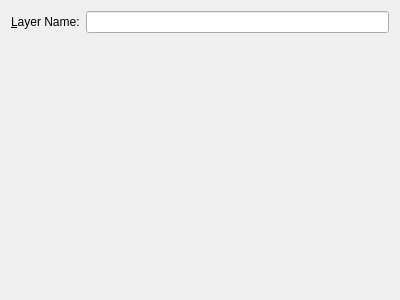
<ui version="4.0" >
 <class>WdgDlgGeneratorLayer</class>
 <widget class="QWidget" name="WdgGeneratorLayer" >
  <property name="geometry" >
   <rect>
    <x>0</x>
    <y>0</y>
    <width>400</width>
    <height>300</height>
   </rect>
  </property>
  <property name="windowTitle" >
   <string>Form</string>
  </property>
  <layout class="QGridLayout" name="gridLayout" >
   <item row="0" column="0" >
    <layout class="QHBoxLayout" name="horizontalLayout" >
     <item>
      <widget class="QLabel" name="label" >
       <property name="text" >
        <string>&amp;Layer Name:</string>
       </property>
       <property name="buddy" >
        <cstring>txtLayerName</cstring>
       </property>
      </widget>
     </item>
     <item>
      <widget class="KLineEdit" name="txtLayerName" />
     </item>
    </layout>
   </item>
   <item row="1" column="0" >
    <widget class="KisWdgGenerator" native="1" name="wdgGenerator" >
     <property name="sizePolicy" >
      <sizepolicy vsizetype="Expanding" hsizetype="Preferred" >
       <horstretch>0</horstretch>
       <verstretch>0</verstretch>
      </sizepolicy>
     </property>
    </widget>
   </item>
  </layout>
 </widget>
 <customwidgets>
  <customwidget>
   <class>KLineEdit</class>
   <extends>QLineEdit</extends>
   <header>klineedit.h</header>
  </customwidget>
  <customwidget>
   <class>KisWdgGenerator</class>
   <extends>QWidget</extends>
   <header>widgets/kis_wdg_generator.h</header>
   <container>1</container>
  </customwidget>
 </customwidgets>
 <resources/>
 <connections/>
</ui>
